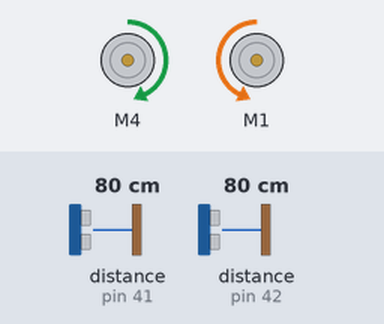
Simulated run of this sketch. Board: Arduino Uno, built with avr-gcc and run on an emulated ATmega328P. Parts: 2 × DC motor (green arrow = forward, orange = backward, longer = faster). The test bench sets the inputs (shaded band); at power-on: distance to the obstacle (sensors on pin 41, pin 42) 80 cm.

Above: at 5.2 s.
5.3 s: distance to the obstacle (sensor on pin 41) set to 2 cm
At 6.5 s:
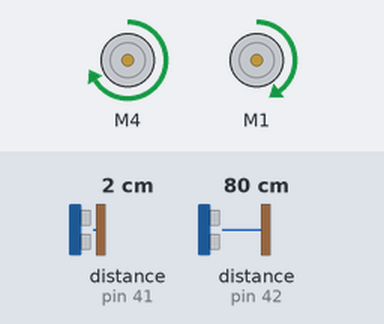
6.8 s: distance to the obstacle (sensor on pin 42) set to 2 cm
At 7.6 s:
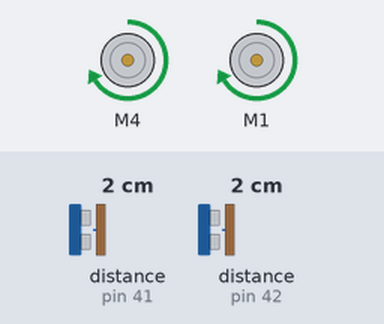
8.3 s: distance to the obstacle (sensor on pin 41) set to 60 cm
At 9.5 s:
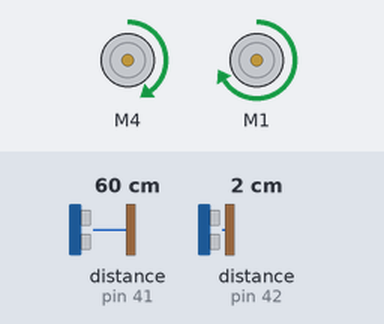
9.8 s: distance to the obstacle (sensor on pin 42) set to 46 cm
11.3 s: distance to the obstacle (sensor on pin 42) set to 55 cm
At 12.5 s:
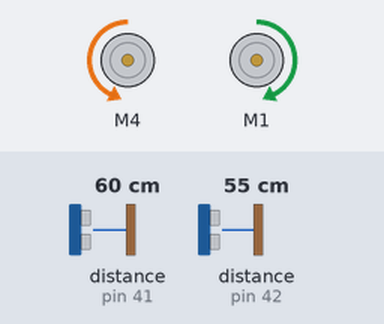
12.8 s: distance to the obstacle (sensor on pin 42) set to 4 cm
At 13.3 s:
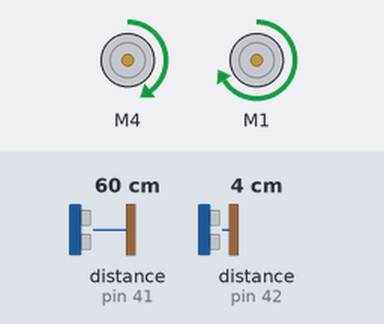
Timing chart, 0 to 15.3 s (numbered marks = the images above; inputs shaded):
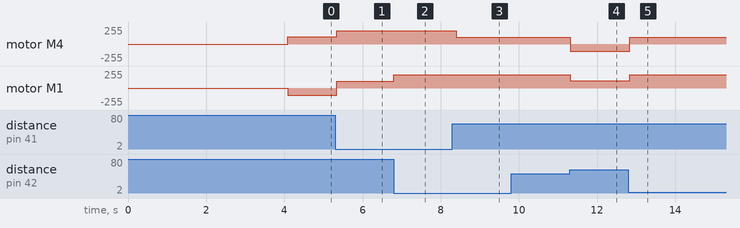

The sketch:

sumalam.ino
```cpp
#include <SparkFun_TB6612.h>
#include <Wire.h>
#include <VL53L0X.h>

#define linha0 A0    //Definindo A0 como o sensor de cor da direita
#define linha1 A1    //Definindo A1 como o sensor de cor da esquerda

int vira = 0;       //A variável "vira" será usada para escolher para qual lado o robo ira girar, depende de qual foi o último sensor que avistou o robo adversario
int viralinha = 0;

int valDIR = 0;           // variavel do sensor de distancia da direita
int valESQ = 0;           //variavel do sensor de distancia da esquerda

//pinos XSHUT dos sensorESQs são utilizados para poder definir diferentes endereços
#define tofDIR 7        //XSHUT tof1
#define tofESQ 13      //XSHUT tof2

//Definindo os enfereços de cada sensor
#define idsensorDIR 41
#define idsensorESQ 42

//definindos os pinos para controle da ponte h
#define AIN1 1
#define BIN1 4
#define AIN2 0
#define BIN2 5
#define PWMA 3
#define PWMB 6
#define STBY 2

// these constants are used to allow you to make your motor configuration
// line up with function names like forward.  Value can be 1 or -1
const int offsetA = 1;
const int offsetB = 1;

//Criando um objeto para cada sensor
VL53L0X sensorDIR;
VL53L0X sensorESQ;

//criando um objeto para cada motor
Motor motorDIR = Motor(AIN1, AIN2, PWMA, offsetA, STBY);
Motor motorESQ = Motor(BIN1, BIN2, PWMB, offsetB, STBY);


void setup() {

  pinMode(tofDIR, OUTPUT);
  pinMode(tofESQ, OUTPUT);

  Wire.begin();
  //definindo endereço do Sensor1
  sensorDIR.setAddress(idsensorDIR);
  pinMode(tofDIR, INPUT);
  delay(10); //Dando um tempo pra não zoar
  sensorESQ.setAddress(idsensorESQ);
  pinMode(tofESQ, INPUT);
  delay(10);

  //métodos da própria biblioteca utilizados para inicialização
  sensorDIR.init();
  sensorESQ.init();
  sensorDIR.setTimeout(300);
  sensorESQ.setTimeout(300);
  sensorDIR.startContinuous();
  sensorESQ.startContinuous();

  delay(4000);

}

void loop() {
//  valDIR = analogRead(linha0);    // read the input pin
//  valESQ = analogRead(linha1);


//-------------------------------------- LOGICA DE COMBATE -------------------------------------------------------//


//caso 1: os dois sensores de cor estando no preto//

//if (valDIR > 100 && valESQ > 100){
valDIR = sensorDIR.readRangeContinuousMillimeters();
valESQ = sensorESQ.readRangeContinuousMillimeters();


    if (valDIR < 500 && valESQ < 500){
      motorESQ.drive(200);
      motorDIR.drive(200);
    }

    else if (valDIR > 500 && valESQ < 500){
      motorESQ.drive(100);
      motorDIR.drive(200);
      vira = 1;
    }

    else if (valDIR < 500 && valESQ > 500){
      motorESQ.drive(200);
      motorDIR.drive(100);
      vira = 0;
    }

    else if (valDIR > 500 && valESQ > 500 && vira == 0){
      motorESQ.drive(110);
      motorDIR.drive(-110);
    }

    else {
      motorESQ.drive(-110);
      motorDIR.drive(110);
    }
//  }

//caso 2: esquerda no branco //
//else if (valDIR > 100 && valESQ < 100){
//   motorESQ.drive(-180);
//   motorDIR.drive(-180);
//   delay(400);
//   motorESQ.drive(-100);
//   motorDIR.drive(100);
//   delay(350);
//  }

//caso 3: direita no branco //
//else {
//   motorESQ.drive(-180);
//   motorDIR.drive(-180);
//   delay(300);
//   motorESQ.drive(100);
//   motorDIR.drive(-100);
//   delay(300);
//  }
}
```

Measured:
- the behaviour switches between 49 and 50 cm on distance to the obstacle (sensor on pin 42) (found by bisection; images 3 and 4)
- after the input at 5.3 s, motor M4: forward 110/255 → forward 200/255 after 0.05 s; motor M1: backward 110/255 → forward 100/255 after 0.05 s
- after the input at 6.8 s, motor M1: forward 100/255 → forward 200/255 at once
- after the input at 8.3 s, motor M4: forward 200/255 → forward 100/255 after 0.09 s
- after the input at 9.8 s, every drawn part: stays the same
- after the input at 11.3 s, motor M4: forward 100/255 → backward 110/255 at once; motor M1: forward 200/255 → forward 110/255 at once
- after the input at 12.8 s, motor M4: backward 110/255 → forward 100/255 at once; motor M1: forward 110/255 → forward 200/255 at once
